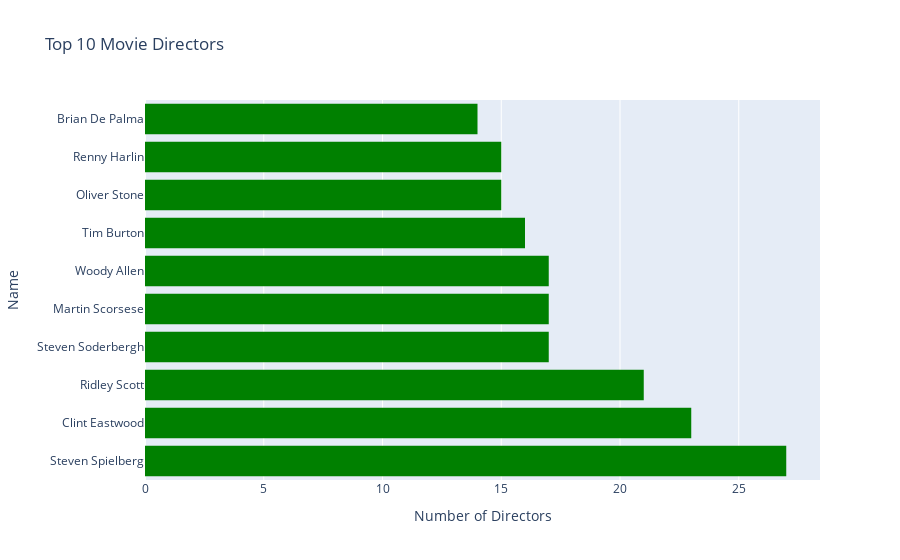

Notebook source saved alongside this figure:
### Code cell
fig = px.histogram(Top_10, y='Top 10 directors', x= 'count',
             title='Top 10 Movie Directors', 
            color_discrete_sequence=['green'])

fig.update_layout(
    xaxis_title_text='Number of Directors',
    yaxis_title_text='Name',
    bargap=0.2, showlegend=False
)

### Figure 1 — Plotly figure (JSON) as saved in the notebook; plotly's stock layout.template omitted (floating-point values rounded to 4 significant figures)
{"data": [{"alignmentgroup": "True", "bingroup": "y", "histfunc": "sum", "hovertemplate": "sum of count=%{x}<br>Top 10 directors=%{y}<extra></extra>", "legendgroup": "", "marker": {"color": "green", "pattern": {"shape": ""}}, "name": "", "offsetgroup": "", "orientation": "h", "showlegend": false, "type": "histogram", "x": [27, 23, 21, 17, 17, 17, 16, 15, 15, 14], "xaxis": "x", "y": ["Steven Spielberg", "Clint Eastwood", "Ridley Scott", "Steven Soderbergh", "Martin Scorsese", "Woody Allen", "Tim Burton", "Oliver Stone", "Renny Harlin", "Brian De Palma"], "yaxis": "y"}], "layout": {"bargap": 0.2, "barmode": "relative", "legend": {"tracegroupgap": 0}, "showlegend": false, "title": {"text": "Top 10 Movie Directors"}, "xaxis": {"anchor": "y", "domain": [0, 1], "title": {"text": "Number of Directors"}}, "yaxis": {"anchor": "x", "domain": [0, 1], "title": {"text": "Name"}}}}
